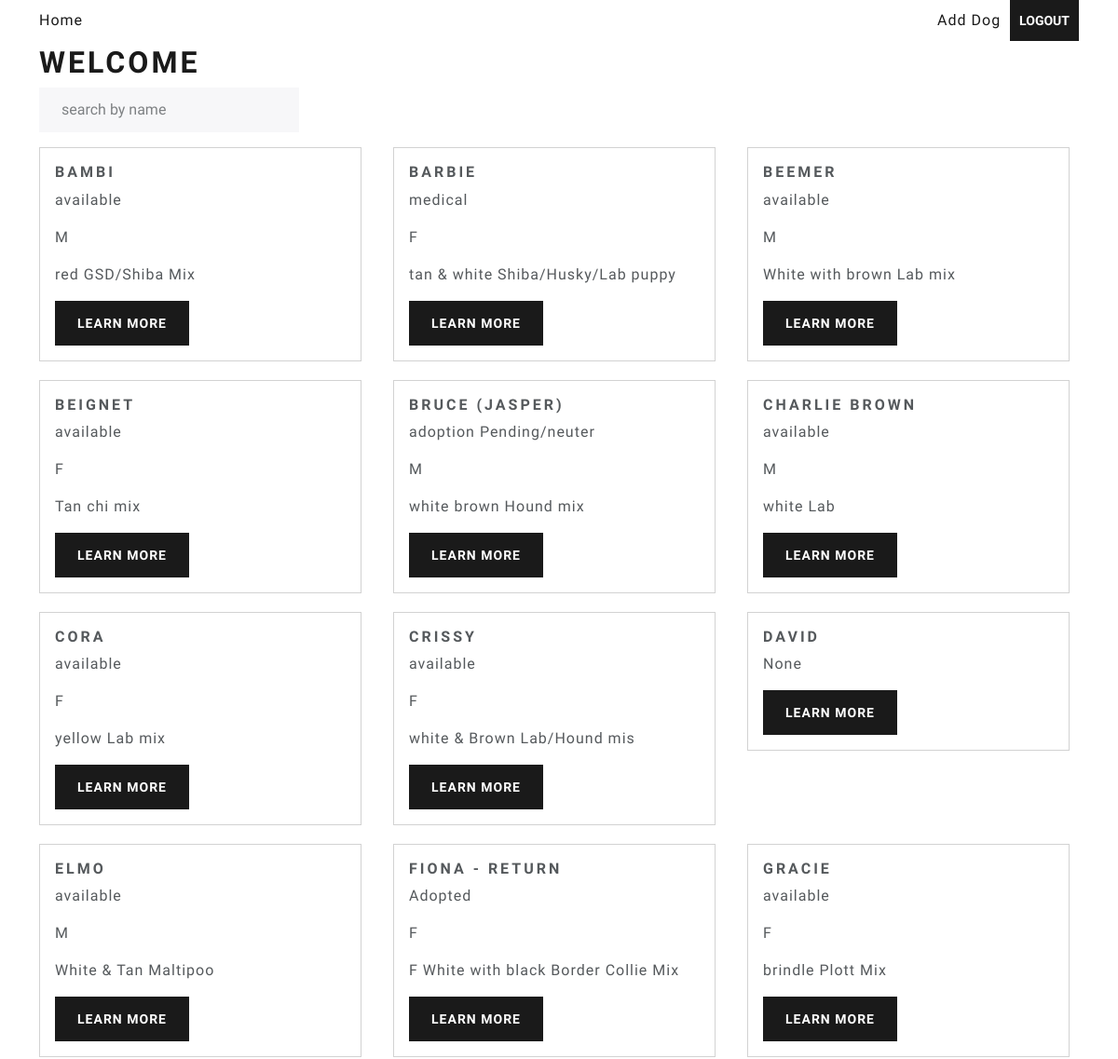
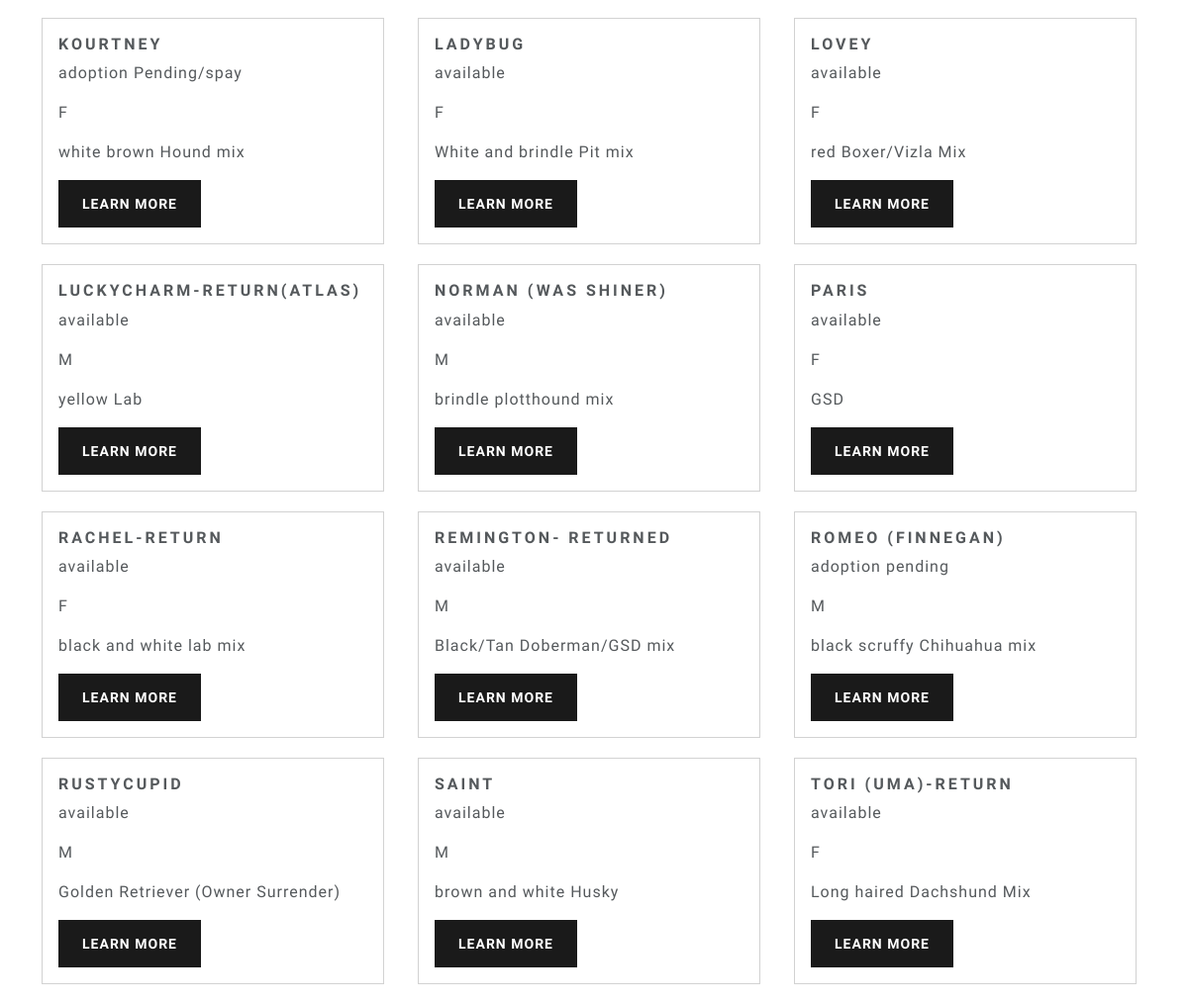
Page /home (signed in) on the committed database (2 pictures, top to bottom).
### app.py (models this page shows)
class Dogmedical(db.Model):
    __tablename__ = 'DogMedical'
    ID = db.Column(db.Integer, primary_key=True)
    TagNumber = db.Column(db.String(128))
    Dated = db.Column(db.String(128))
    Name = db.Column(db.String(128))
    Sex = db.Column(db.String(128))
    Breed = db.Column(db.String(128))
    picture = db.Column(db.String(128))
    DateofBirth = db.Column(db.String(128))
    Status = db.Column(db.String(128))
    Source = db.Column(db.String(128))
    MicrochipNumber = db.Column(db.String(128))
    Type = db.Column(db.String(128))
    VaccinationDate = db.Column(db.String(128))
    VaccPaperworkReceived = db.Column(db.String(128))
    Veterinarian = db.Column(db.String(128))
    SizeAndLbs = db.Column(db.String(128))
    SpayAndNeuterDate = db.Column(db.String(128))
    RabiesTagNumber = db.Column(db.String(128))
    HeartWormTestDate = db.Column(db.String(128))
    HeartwormTestResults = db.Column(db.String(128))
    Heartwormprev = db.Column(db.String(128))
    medicalissues = db.Column(db.String(128))
    Foster = db.Column(db.String(128))
    Phone = db.Column(db.String(128))
    Email = db.Column(db.String(128))

### app.py (the view)
@app.route('/home', methods=['GET', 'POST'])
@login_required
def home():
    session['images'] = image_urls
    with app.app_context():
        if request.method == 'POST' :
            try:
                search = request.form.get('search')
                dogs = db.session.query(Dogmedical).filter(Dogmedical.Name.ilike(f"%{search}%")).order_by(Dogmedical.Name).all()
                return render_template("home.html", dogs = dogs)
            except Exception as e:
                print(e)
                flash("Something went wrong. Please try again.")
                return redirect(url_for('home', dogs = dogs))
        else:
            query = db.session.query(Dogmedical).order_by(Dogmedical.Name)
            page = request.args.get('page', 1, type=int)
            dogs = db.paginate(query, page=page, per_page=POSTS_PER_PAGE, error_out=False)
            next_url = url_for('home', page=dogs.next_num) if dogs.has_next else None
            prev_url = url_for('home', page=dogs.prev_num) if dogs.has_prev else None
            return render_template("home.html", dogs = dogs.items, next_url = next_url, prev_url = prev_url)

### app.py (called while the page is built)
@login_manager.user_loader
def load_user(user_id):
  user = Users.query.get(int(user_id))
  session["isAdmin"] = user.email in admins
  return user

### templates/home.html (shortened to what this page needs)
<html>
<head>
  <link href="{{ url_for('static', filename='css/bootstrap.min.css') }}" rel="stylesheet">
  <link href="{{ url_for('static', filename='css/style.css') }}" rel="stylesheet">
</head>
<body class="container">
  <div>
    {% include 'nav.html' %}
    <br>
    <br>
  </div>
  <div class="main-content">
    <h1 class="mobile-title">Welcome</h1>
    <form action="/home" method="post">
    <div class="col-12 col-lg-3"> <input type text id="search" name="search" placeholder="search by name" class="form-control mobile-input"></div>
    </form>
    <div class="row">
      {% if dogs %}
          {% for dog in dogs %}
          <div class="col-12 col-lg-4">
            <div class="card" style="width: auto; height: auto; margin-bottom: 20px; margin-right: 10px">
            <div class="card-body">
              <h5 class="card-title">{{dog.Name}}</h5>
              <p class="card-text">{{dog.Status}}</p>
              <p class="card-text">{{dog.Sex}}</p>
              <p class="card-text">{{dog.Breed}}</p>
              <a href="/dog/{{dog.ID}}" class="btn btn-primary">Learn More</a>
            </div>
          </div>
        </div>
          {% endfor %}
      {% else %}
          <h6>No Dogs Found</h6>
      {% endif %}
    </div>
  </div>
</body>
</html>

### rows in the picture
Dogmedical: Name "BAMBI", Status "available", Sex "M", Breed "red GSD/Shiba Mix"
Dogmedical: Name "BARBIE", Status "medical", Sex "F", Breed "tan & white Shiba/Husky/Lab puppy"
Dogmedical: Name "BEEMER", Status "available", Sex "M", Breed "White with brown Lab mix"
Dogmedical: Name "BEIGNET", Status "available", Sex "F", Breed "Tan chi mix"
Dogmedical: Name "BRUCE (JASPER)", Status "adoption Pending/neuter", Sex "M", Breed "white brown Hound mix"
Dogmedical: Name "CHARLIE BROWN", Status "available", Sex "M", Breed "white Lab"
Dogmedical: Name "CORA", Status "available", Sex "F", Breed "yellow Lab mix"
Dogmedical: Name "CRISSY", Status "available", Sex "F", Breed "white & Brown Lab/Hound mis"
Dogmedical: Name "DAVID", Status "None"
Dogmedical: Name "ELMO", Status "available", Sex "M", Breed "White & Tan Maltipoo"
Dogmedical: Name "FIONA - RETURN", Status "Adopted", Sex "F", Breed "F White with black Border Collie Mix"
Dogmedical: Name "GRACIE", Status "available", Sex "F", Breed "brindle Plott Mix"
Dogmedical: Name "KOURTNEY", Status "adoption Pending/spay", Sex "F", Breed "white brown Hound mix"
Dogmedical: Name "LADYBUG", Status "available", Sex "F", Breed "White and brindle Pit mix"
Dogmedical: Name "LOVEY", Status "available", Sex "F", Breed "red Boxer/Vizla Mix"
Dogmedical: Name "LUCKYCHARM-RETURN(ATLAS)", Status "available", Sex "M", Breed "yellow Lab"
Dogmedical: Name "NORMAN (WAS SHINER)", Status "available", Sex "M", Breed "brindle plotthound mix"
Dogmedical: Name "PARIS", Status "available", Sex "F", Breed "GSD"
Dogmedical: Name "RACHEL-RETURN", Status "available", Sex "F", Breed "black and white lab mix"
Dogmedical: Name "REMINGTON- RETURNED", Status "available", Sex "M", Breed "Black/Tan Doberman/GSD mix"
Dogmedical: Name "ROMEO (FINNEGAN)", Status "adoption pending", Sex "M", Breed "black scruffy Chihuahua mix"
Dogmedical: Name "RUSTYCUPID", Status "available", Sex "M", Breed "Golden Retriever (Owner Surrender)"
Dogmedical: Name "SAINT", Status "available", Sex "M", Breed "brown and white Husky"
Dogmedical: Name "TORI (UMA)-RETURN", Status "available", Sex "F", Breed "Long haired Dachshund Mix"
